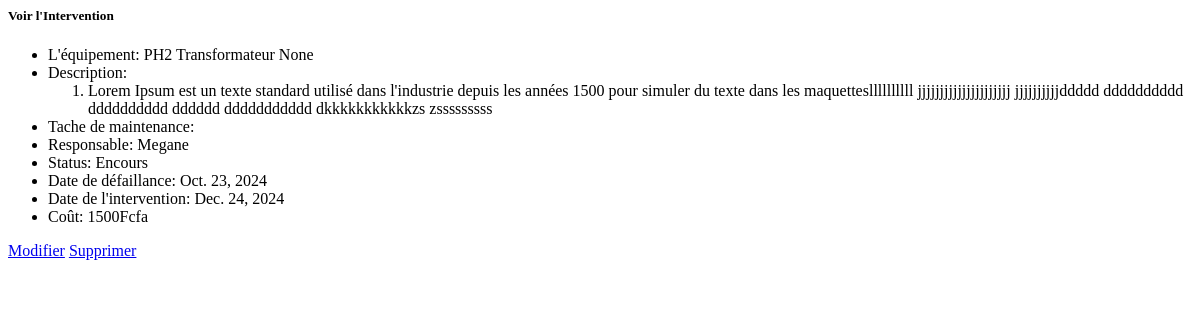
/intervention/1 (signed in), run on an earlier commit of the app's database.
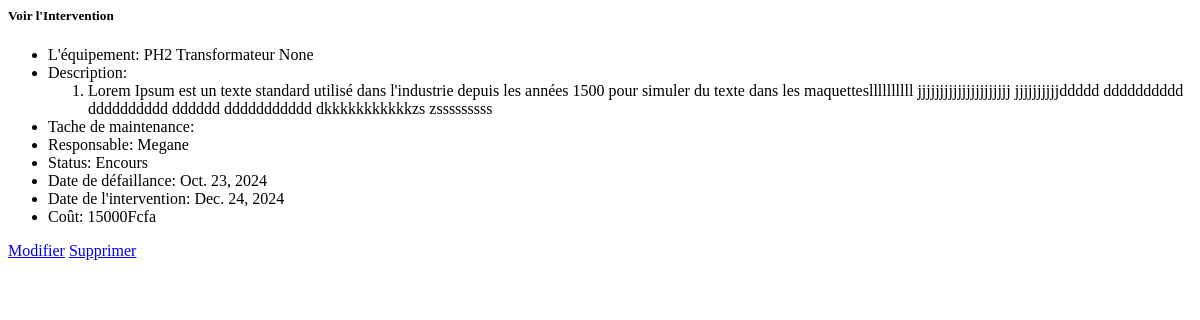
And on a later commit of the database.
### eneo_pages/models.py (models this page shows, shortened)
class Intervention(models.Model):
    STATUS = [
        ("En panne", "En panne"),
        ("Encours", "Encours de dépannage"),
        ("Rétablir", "Rétablir"),
    ]
    TYPE = [
        ("Corrective", "Intervention corrective"),
        ("Preventive", "Intervention preventive")
    ]
    equipement = models.ForeignKey(Equipement, on_delete=models.CASCADE)
    type_intervention = models.CharField(max_length=100, choices=TYPE, default="Corrective")
    interval_intervention = models.IntegerField(default=0)
    date_intervention=models.DateField()
    date_defaillance=models.DateField()
    description = models.TextField(blank=True, null=True)
    tache_maintenance = models.TextField(blank=True, null=True)
    action_correctives = models.TextField(blank=True, null=True)
    causes_profondes = models.TextField(blank=True, null=True)
    responsable = models.CharField(max_length=100, blank=True, null=True)
    status = models.CharField(max_length=100, choices=STATUS)
    sécurité = models.TextField(blank=True, null=True)
    coût = models.IntegerField()
    coût_materiel = models.IntegerField(default=0)
    coût_main_oeuvre  = models.IntegerField(default=0)
    date_création=models.DateTimeField(auto_now_add=True)
    date_modification=models.DateTimeField(auto_now=True)

class Equipement(models.Model):
    TYPE_EQUIPE = [
        ("Disjoncteur", "Disjoncteur",),
        ("Transformateur", "Transformateur"),
    ]
    centrale = models.ForeignKey(Centrale, on_delete=models.CASCADE)
    nom = models.CharField(max_length=100)
    type_equipement = models.CharField(max_length=100, choices=TYPE_EQUIPE)
    numero_serie=models.CharField(max_length=100, blank=True, null=True)
    modèle = models.CharField(max_length=100)
    marque = models.CharField(max_length=100)
    puissance = models.FloatField()
    fréquence = models.FloatField()
    date_installation = models.DateField()
    fonction = models.CharField(max_length=100, blank=True, null=True)
    emplacement_couplage = models.CharField(max_length=100, blank=True, null=True)
    regleur_en_chargeur = models.CharField(max_length=100, blank=True, null=True)
    mode_de_fonctionnement = models.CharField(max_length=100, blank=True, null=True)
    technique_de_coupure = models.CharField(max_length=100, blank=True, null=True)
    pouvoir_de_coupure = models.CharField(max_length=100, blank=True, null=True)
    pression_gaz_nombre_de_pôle  = models.CharField(max_length=100, blank=True, null=True)
    courant_nominal_en_service_continu = models.CharField(max_length=100, blank=True, null=True)
    numero_service = models.CharField(max_length=100, blank=True, null=True)
    tension_assigne = models.CharField(max_length=100, blank=True, null=True)
    pouvoir_de_coupure_nominal_court_circuit = models.CharField(max_length=100, blank=True, null=True)
    pouvoir_de_fermeture_nominal_court_circuit  = models.CharField(max_length=100, blank=True, null=True)
    date_création=models.DateTimeField(auto_now_add=True)
    date_modification=models.DateTimeField(auto_now=True)
    def __str__(self):
        return "{} {} {}".format(self.nom, self.type_equipement, self.numero_serie)

### eneo_pages/views.py (the view)
# urls.py: path("intervention/<int:id_intervention>", views.detail_intervention, name="detail_intervention"),
@login_required
def detail_intervention(request, id_intervention):
    detail_intervention = Intervention.objects.get(id = id_intervention)
    context = {"intervention" : detail_intervention}
    return render(request, "pages/intervention/detail.html", context)

### eneo_pages/context_processor.py (called while the page is built)
def piece_rechange(request):
    return{'piece_rechange': Session(request)}

### eneo_pages/templatetags/custom_filter.py (called while the page is built)
@register.filter(name='split_semicolon')
def split_semicolon(value):
    return re.split(r';\s*', value)

### eneo_pages/templates/pages/intervention/detail.html (shortened to what this page needs)
{% load custom_filter %}
      <div class="modal-content">
        <div class="modal-header">
          <h5 class="modal-title"><strong>Voir l'Intervention</strong></h5>
        </div>
        <div class="modal-body">
          <div class="container mb-3">
            <div class="row">
                <div class="col-md-12">
                    <ul>
                        <li class="mb-2">L'équipement: <span class="text-muted">{{ intervention.equipement }}</span></li>
                        <li class="mb-2">
                          Description:
                          <ol class="description-list">
                              {% for item in intervention.description|split_semicolon %}
                                  {% if item %}
                                      <li class="text-muted">{{ item|capfirst }}</li>
                                  {% endif %}
                              {% endfor %}
                          </ol>
                        </li>
                        <li class="mb-2">Tache de maintenance: </li>
                        <li class="mb-2">Responsable: <span class="text-muted">{{ intervention.responsable }}</span></li>
                        <li class="mb-2">Status: <span class="text-muted">{{ intervention.status }}</span></li>
                        <li class="mb-2">Date de défaillance: <span class="text-muted">{{ intervention.date_defaillance }}</span></li>
                        <li class="mb-2">Date de l'intervention: <span class="text-muted">{{ intervention.date_intervention }}</span></li>
                        <li class="mb-2">Coût: <span class="text-muted">{{ intervention.coût }}</span><span>Fcfa</span></li>
                    </ul>
                </div>
              </div>
          </div>
        </div>
        <div class="modal-footer">
          <a href="{% url 'update_intervention' intervention.id %}" hx-get="{% url 'update_intervention' intervention.id %}" hx-target="#dialog" type="button" class="btn btn-warning me-3">Modifier</a>
          <a href="{% url 'delete_intervention' intervention.id %}" hx-get="{% url 'delete_intervention' intervention.id %}" hx-target="#dialog" type="button" class="btn btn-danger me-3">Supprimer</a>
        </div>
      </div>

What changed in the data, as far as the page shows it:
changed Intervention "Megane": coût "1500" → "15000"
